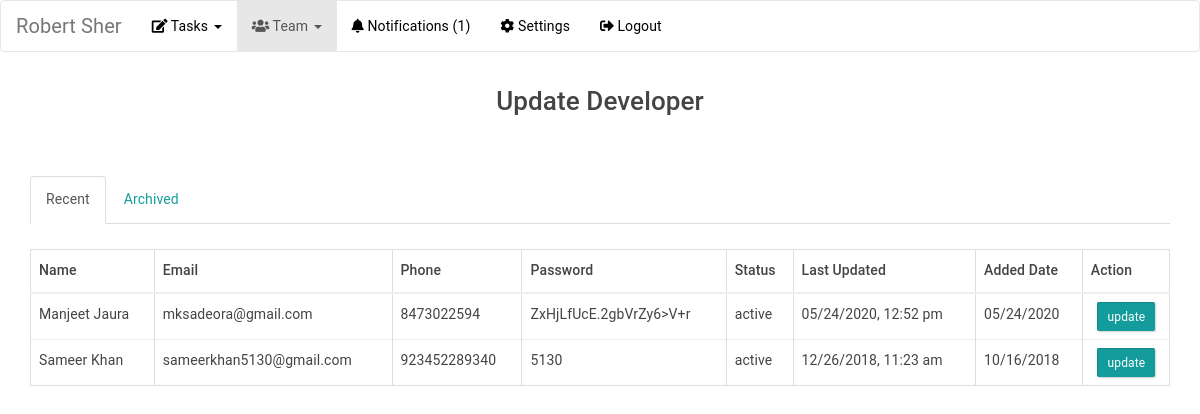
Page /manager/team_update.php (signed in) on the committed database.
### tables this page shows
CREATE TABLE `developers` (
  `id` int(11) NOT NULL,
  `mag_id` int(11) NOT NULL,
  `name` varchar(50) NOT NULL,
  `email` varchar(50) NOT NULL,
  `phone` varchar(15) NOT NULL,
  `password` varchar(100) NOT NULL,
  `retype_password` varchar(50) NOT NULL,
  `status` tinyint(1) NOT NULL DEFAULT 1,
  `created_date` timestamp NOT NULL DEFAULT current_timestamp(),
  `updated_date` timestamp NOT NULL DEFAULT current_timestamp() ON UPDATE current_timestamp(),
  `archived_date` varchar(50) DEFAULT NULL
);

CREATE TABLE `status` (
  `id` int(11) NOT NULL,
  `name` varchar(20) NOT NULL,
  `value` tinyint(1) NOT NULL,
  `type` varchar(20) NOT NULL,
  `time` timestamp NOT NULL DEFAULT current_timestamp()
);

### manager/team_update.php (the view, shortened to what this page needs)
<?php
require_once 'inc/header.php';
?>
<section class="main-container">
    <div class="container-fluid">
        <div class="row">
            <div class="col-md-12">
				<br>
				<p class="text-center mb-lg">
					<strong style="font-size: 26px;">Update Developer</strong>
				</p>
				<br>
				<div class="widget-container margin-top-10">
					<div class="widget-content">
						<?php
						if(isset($_REQUEST['edit'])){
							$res = check_table('developers',"id = '".$_REQUEST["edit"]."'");
							$row = mysqli_fetch_assoc($res);
							if(mysqli_num_rows($res) == 0)
							{
								echo "<script>window.location.href='team_update.php'</script>";
								exit();
							}
						?>
						<div class="col-md-offset-2 col-md-8">
							<form role="form" id="update_developer" method="post" class="form-horizontal">
								<input type="hidden" name="id" value="<?php echo $row['id'] ?>" />
								<div class="form-group">
									<label class="col-md-3 control-label">Full Name</label>
									<div class="col-md-6">
										<input type="text" placeholder="Full Name" class="form-control" name="name" value="<?php echo $row['name'] ?>" required/>
									</div>
								</div>
								<div class="form-group">
									<label class="col-md-3 control-label">Email</label>
									<div class="col-md-6">
										<input type="text" placeholder="Email" class="form-control" name="email" value="<?php echo $row['email'] ?>" required/>
									</div>
								</div>
								<div class="form-group">
									<label class="col-md-3 control-label">Mobile Number</label>
									<div class="col-md-6">
										<input type="text" placeholder="Mobile Number" class="form-control" name="phone" value="<?php echo $row['phone'] ?>" required/>
									</div>
								</div>
								<div class="form-group">
									<label class="col-md-3 control-label">Password</label>
									<div class="col-md-6">
										<input type="text" placeholder="Password" class="form-control" name="password" value="<?php echo $row['retype_password'] ?>" required/>
									</div>
								</div>
								<?php
								$res1 = check_table('status',"type = 'developer' ORDER BY id DESC");
								?>
								<div class="form-group">
									<label class="col-md-3 control-label">Status</label>
									<div class="col-md-6">
										<select class="form-control" name="status" required>
											<?php while($row1 = mysqli_fetch_assoc($res1)){ ?>
											<option value="<?php echo $row1['value'] ?>" <?php if($row['status'] == $row1['value']){ echo 'selected'; }?> ><?php echo $row1['name'] ?></option>
											<?php } ?>
										</select>
									</div>
								</div>
								<div class="form-group">
									<div class="col-md-offset-3 error">
									</div>
								</div>
								<div class="form-group">
									<button type="submit" class="col-md-offset-3 btn btn-primary">Update</button>
									<a href="team_update.php"><button type="button" class="btn btn-danger">Back</button></a>
								</div>
							</form>
						</div>
						<?php
						}
						else{
						?>
						<ul class="nav nav-tabs">
							<li class="active"><a href="#tab_1_1" data-toggle="tab">Recent</a></li>
							<li><a href="#tab_1_2" data-toggle="tab">Archived</a></li>
						</ul>
						<div class="tab-content"><br/>
						<div class="tab-pane active" id="tab_1_1">
							<table class="table table-bordered">
								<thead>
									<tr>
										<th>Name</th>
										<th>Email</th>
										<th>Phone</th>
										<th>Password</th>
										<th>Status</th>
										<th>Last Updated</th>
										<th>Added Date</th>
										<th>Action</th>
									</tr>
								</thead>
								<tbody>
									<?php
									$res = check_table('developers',"status != '4' ORDER BY name");
									while($row = mysqli_fetch_assoc($res)) {
									?>
									<tr>
										<td>
											<?php echo $row['name']; ?>
										</td>
										<td>
											<?php echo $row['email']; ?>
										</td>
										<td>
											<?php echo $row['phone']; ?>
										</td>
										<td>
											<?php echo $row['retype_password']; ?>
										</td>
										<td>
											<?php echo get_status($row['status'],'developer'); ?>
										</td>
										<td>
											<?php echo date_format(date_create($row['updated_date']),'m/d/Y, H:i a'); ?>
										</td>
										<td>
											<?php echo date_format(date_create($row['created_date']),'m/d/Y'); ?>
										</td>
										<td>
											<center><a href="team_update.php?edit=<?php echo $row["id"] ?>" class="btn btn-sm btn-primary">update</a></center>
										</td>
									</tr>
									<?php
									}
									?>
								</tbody>
							</table>
						</div>
						</div>
						<?php
						}
						?>
					</div>
				</div>
            </div>
        </div>
    </div>
</section>
<?php require_once 'inc/footer.php'; ?>

### manager/css/layout.css (style rules this page uses)
.leftbar-view .main-container { -webkit-transition: all 350ms cubic-bezier(0.19, 1, 0.22, 1); transition: all 350ms cubic-bezier(0.19, 1, 0.22, 1); }

### manager/css/widgets.css (style rules this page uses)
.widget-content table { margin-bottom: 0px; }

### manager/css/common.css (style rules this page uses)
body { position: relative; background-color: #e4e9f0; color: #444444; padding-top: 60px; font-family: 'Roboto', sans-serif; font-weight: 400; -webkit-font-smoothing: antialiased; -moz-osx-font-smoothing: grayscale; }
.main-container { padding: 0px 15px 0px 15px; }
body { background: hsla(0, 0%, 0%, 0)!important; }
.portlet.blue > .portlet-title > .caption, .portlet-title.blue > .caption, .portlet.green > .portlet-title > .caption, .portlet-title.green > .caption, .portlet.yellow > .portlet-title > .caption, .portlet-title.yellow > .caption, .portlet.red > .portlet-title > .caption, .portlet-title.red > .caption, .portlet.purple > .portlet-title > .caption, .portlet-title.purple > .caption, .portlet.grey > .portlet-title > .caption, .portlet-title.dark-grey > .caption, { color: #fff; }

### manager/css/style.css (style rules this page uses)
body { background-color: rgb(231,238,247); background-image: url('//ssl.gstatic.com/docs/forms/themes/images/v1/0AX42CRMsmRFbUy03NTAzM2Q4My03ODU1LTQ2NzItODI2YS1kZmU5YzdiMzZjOGQ/blue-stripe-bg.png'); background-repeat: repeat; background-position: left top; }
.margin-top-10 { margin-top: 10px; }

### rows in the picture
developers: name "Manjeet Jaura", email "mksadeora@gmail.com", phone "8473022594", retype_password "ZxHjLfUcE.2gbVrZy6>V+r", status.name "active", updated_date "05/24/2020, 12:52 pm", created_date "05/24/2020"
developers: name "Sameer Khan", email "sameerkhan5130@gmail.com", phone "923452289340", retype_password "5130", status.name "active", updated_date "12/26/2018, 11:23 am", created_date "10/16/2018"

### other values in the picture
$_SESSION["manager"]["name"] "Robert Sher"
$count "1"
